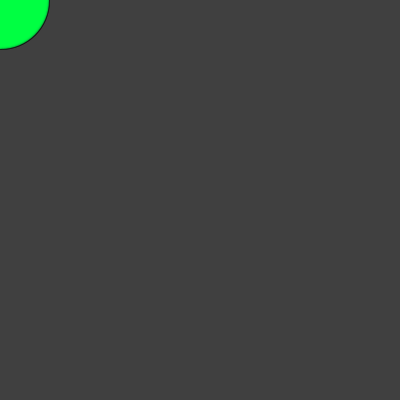
Frame 1 (no input)
Frame 60 (the mouse pressed at the canvas centre just before this capture): identical to frame 1, image omitted
Frame 120 (the mouse held since frame 60 and released just before this capture): identical to frame 1, image omitted

The Processing sketch that drew this single still picture (run headless with seeded random() and noise(); from frame 60 on, the mouse is pressed at the canvas centre):

// Processing sketch: processing_54535
// ── processing_54535.pde

// "snake" following the mouse
// draw the last 50 positions of the mouse, which are stored
// inside two arrays as the mouse is moved
// an index variable keeps track of the current position in the arrays
// and wraps around to the begining when the arrays are full
// this is also called a "circular buffer" 

int[] trail_x;
int[] trail_y;
int index = 0;

void setup() {
  size(400, 400);
  smooth();
  colorMode(HSB);
  trail_x = new int[50];
  trail_y = new int[50];
}

void draw() {
  background(64);
  stroke(0, 128);
  for (int i=0; i < trail_x.length; i++) {
    
    // always end with the last mouse position to avoid the "jumping" 
    // effect
    int pos = (index+i) % trail_x.length;
    
    // we can use the counter for color and size
    fill(map(i, 0, trail_x.length, 0, 100), 255, 255, 128);    
    ellipse(trail_x[pos], trail_y[pos], 50+i, 50+i);  
  }
}

void mouseMoved() {
  trail_x[index] = mouseX;
  trail_y[index] = mouseY;
  index++;
  if (index >= trail_x.length) index = 0;
}
